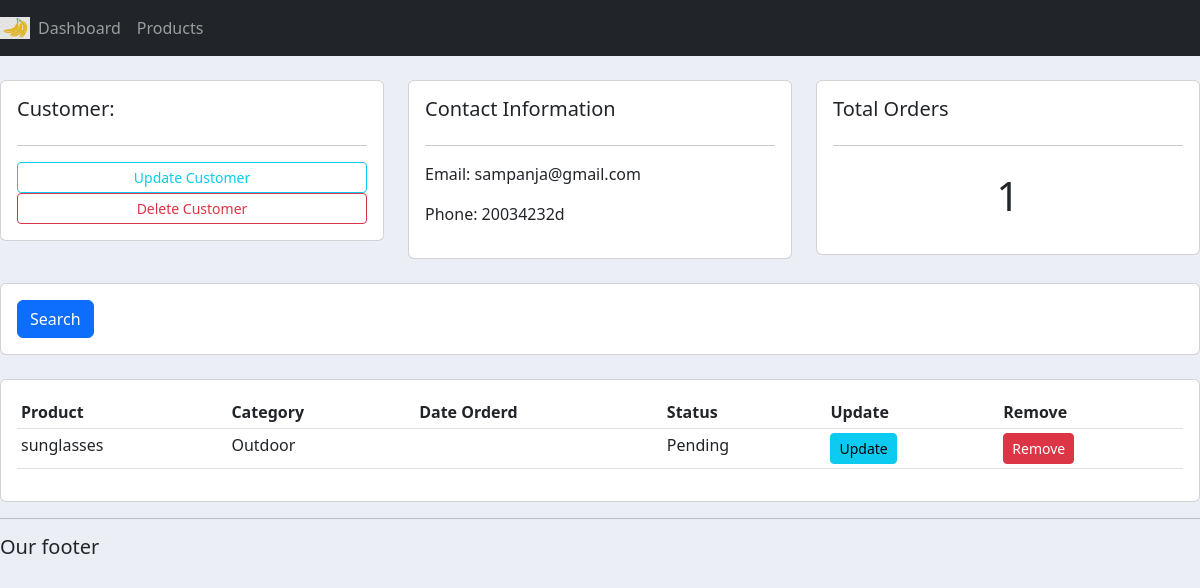
Screenshot of /customer/3 with the database file from the repository.
### accounts/models.py (models this page shows, shortened)
class Customer(models.Model):
	name=models.CharField(max_length=200, null=True)
	phone=models.CharField(max_length=200,null=True)
	email=models.CharField(max_length=200, null=True)
	date_created=models.DateField(auto_now_add=True)

class Order(models.Model):
	STATUS=(
		('Pending','Pending'),
		('Out for delivery', 'Out for delivery'),
		('Delivered','Delivered'),
		)
	customer=models.ForeignKey(Customer, null=True, on_delete=models.SET_NULL)
	product=models.ForeignKey(Product, null=True, on_delete=models.SET_NULL)
	date_created=models.DateField(auto_now_add=True, null=True)
	status=models.CharField(max_length=200, null=True, choices=STATUS)

class Product(models.Model):
	CATEGORY=(
		('Indoor','Indoor'),
		('Outdoor','Outdoor'),
		)
	name=models.CharField(max_length=200, null=True)
	price=models.FloatField(null=True)
	category=models.CharField(max_length=200, null=True, choices=CATEGORY)
	description=models.CharField(max_length=200, null=True, blank=True)
	date_created=models.DateField(auto_now_add=True)
	tags=models.ManyToManyField(Tag)
	def __str__(self):
		return self.name

### accounts/views.py (the view)
# urls.py: path('customer/<int:pk>', views.customer, name="customer"),
def customer(request,pk):
    customer=Customer.objects.get(id=pk)
    orders=customer.order_set.all()
    orders_count=orders.count()
    context={'customer':customer,'orders':orders,'orders_count':orders_count}
    return render(request,'accounts/customer.html',context)

### accounts/templates/accounts/customer.html
{%  extends 'accounts/main.html' %}
{% block content %}
	<br>
<div class="row">
	<div class="col-md">
		<div class="card card-body">
			<h5>Customer:</h5>
			<hr>
			<a class="btn btn-outline-info  btn-sm btn-block" href="">Update Customer</a>
			<a class="btn btn-outline-danger  btn-sm btn-block" href="">Delete Customer</a>
		</div>
	</div>
	<div class="col-md">
		<div class="card card-body">
			<h5>Contact Information</h5>
			<hr>
			<p>Email: {{customer.email}}</p>
			<p>Phone: {{customer.phone}}</p>
		</div>
	</div>
	<div class="col-md">
		<div class="card card-body">
			<h5>Total Orders</h5>
			<hr>
			<h1 style="text-align: center;padding: 10px">{{orders.count}}</h1>
		</div>
	</div>
</div>
<br>
<div class="row">
	<div class="col">
		<div class="card card-body">
			<form method="get">
		    <button class="btn btn-primary" type="submit">Search</button>
		  </form>
		</div>
	</div>
</div>
<br>
<div class="row">
	<div class="col-md">
		<div class="card card-body">
			<table class="table table-sm">
				<tr>
					<th>Product</th>
					<th>Category</th>
					<th>Date Orderd</th>
					<th>Status</th>
					<th>Update</th>
					<th>Remove</th>
				</tr>
				    {% for order in orders %}
					<tr>
						<td>{{order.product}}</td>
						<td>{{order.product.category}}</td>
						<td>{{order.product.created}}</td>
						<td>{{order.status}}</td>
						<td><a class="btn btn-sm btn-info" href="">Update</a></td>
						<td><a class="btn btn-sm btn-danger" href="">Remove</a></td>
				   </tr>
                  {% endfor %}
			</table>
		</div>
	</div>
</div>
{% endblock %}

### static/css/main.css (style rules this page uses)
body { background-color: #ebeff5; }

### rows the page displays
Customer: email "sampanja@gmail.com", phone "20034232d"
Order: product "sunglasses", product.category "Outdoor", status "Pending"

### other values shown
{{ orders.count }} "1"
